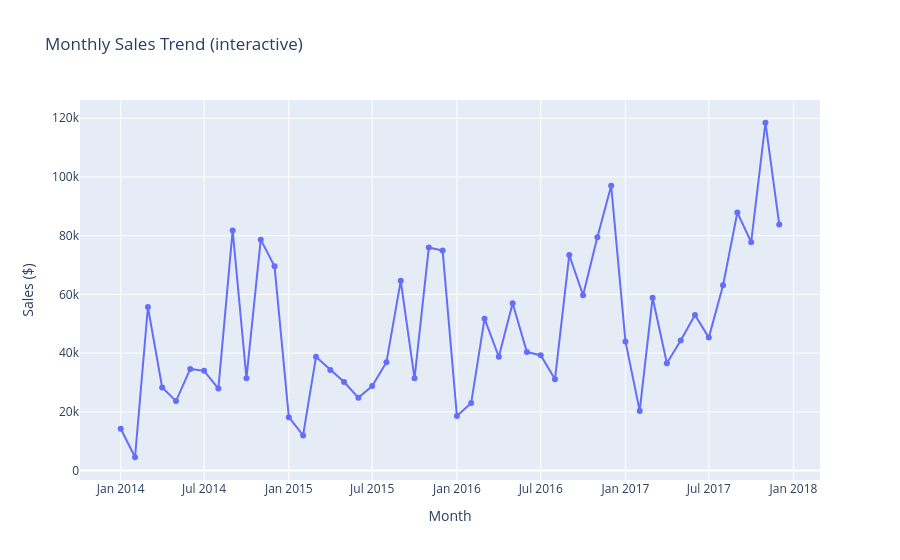

Notebook cell for this chart:
### Code cell
# Interactive version of the same trend with Plotly (hover to read exact values)
# A monthly resolution makes the trend and seasonality easier to explore.
sales_by_month = df.groupby("Month")["Sales"].sum().reset_index()

fig = px.line(
    sales_by_month,
    x="Month",
    y="Sales",
    title="Monthly Sales Trend (interactive)",
    markers=True,
)
fig.update_layout(yaxis_title="Sales ($)")
fig.show()
